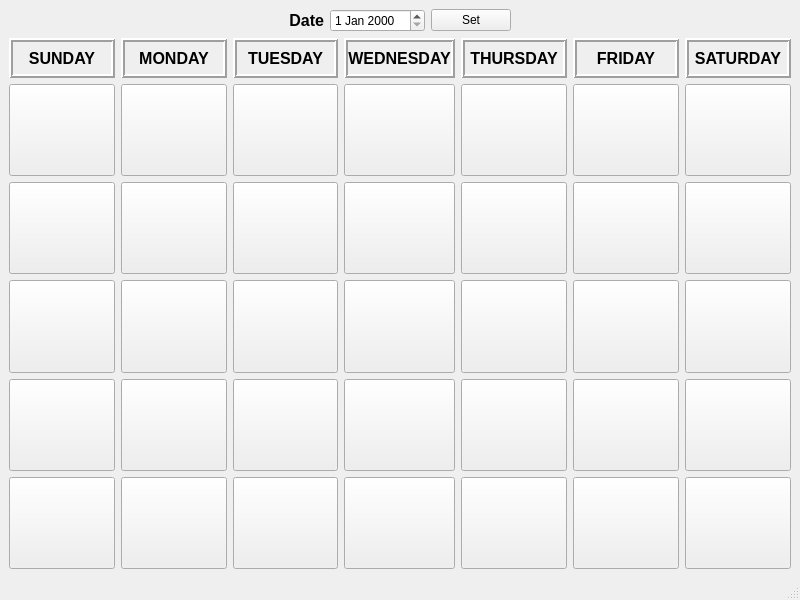
<?xml version="1.0" encoding="UTF-8"?>
<ui version="4.0">
 <class>MonthlyViewWindow</class>
 <widget class="QMainWindow" name="MonthlyViewWindow">
  <property name="geometry">
   <rect>
    <x>0</x>
    <y>0</y>
    <width>800</width>
    <height>600</height>
   </rect>
  </property>
  <property name="windowTitle">
   <string>MainWindow</string>
  </property>
  <widget class="QWidget" name="centralwidget">
   <layout class="QVBoxLayout" name="verticalLayout_2">
    <item>
     <layout class="QHBoxLayout" name="horizontalLayout">
      <item>
       <spacer name="horizontalSpacer_2">
        <property name="orientation">
         <enum>Qt::Horizontal</enum>
        </property>
        <property name="sizeHint" stdset="0">
         <size>
          <width>40</width>
          <height>20</height>
         </size>
        </property>
       </spacer>
      </item>
      <item>
       <widget class="QLabel" name="label">
        <property name="font">
         <font>
          <pointsize>12</pointsize>
          <weight>75</weight>
          <bold>true</bold>
         </font>
        </property>
        <property name="text">
         <string>Date</string>
        </property>
        <property name="alignment">
         <set>Qt::AlignRight|Qt::AlignTrailing|Qt::AlignVCenter</set>
        </property>
       </widget>
      </item>
      <item>
       <widget class="QDateEdit" name="dateEdit"/>
      </item>
      <item>
       <widget class="QPushButton" name="setDateButton">
        <property name="text">
         <string>Set</string>
        </property>
       </widget>
      </item>
      <item>
       <spacer name="horizontalSpacer">
        <property name="orientation">
         <enum>Qt::Horizontal</enum>
        </property>
        <property name="sizeType">
         <enum>QSizePolicy::Expanding</enum>
        </property>
        <property name="sizeHint" stdset="0">
         <size>
          <width>40</width>
          <height>20</height>
         </size>
        </property>
       </spacer>
      </item>
     </layout>
    </item>
    <item>
     <layout class="QVBoxLayout" name="verticalLayout">
      <item>
       <layout class="QGridLayout" name="gridLayout" rowstretch="0,0,0,0,0,0">
        <property name="horizontalSpacing">
         <number>6</number>
        </property>
        <item row="1" column="4">
         <widget class="QPushButton" name="panel_5">
          <property name="sizePolicy">
           <sizepolicy hsizetype="Minimum" vsizetype="Expanding">
            <horstretch>0</horstretch>
            <verstretch>0</verstretch>
           </sizepolicy>
          </property>
          <property name="text">
           <string/>
          </property>
         </widget>
        </item>
        <item row="1" column="0">
         <widget class="QPushButton" name="panel_1">
          <property name="sizePolicy">
           <sizepolicy hsizetype="Minimum" vsizetype="Expanding">
            <horstretch>0</horstretch>
            <verstretch>0</verstretch>
           </sizepolicy>
          </property>
          <property name="text">
           <string/>
          </property>
         </widget>
        </item>
        <item row="5" column="0">
         <widget class="QPushButton" name="pushButton_7">
          <property name="sizePolicy">
           <sizepolicy hsizetype="Minimum" vsizetype="Expanding">
            <horstretch>0</horstretch>
            <verstretch>0</verstretch>
           </sizepolicy>
          </property>
          <property name="text">
           <string/>
          </property>
         </widget>
        </item>
        <item row="0" column="3">
         <widget class="QLabel" name="WednesdayLabel">
          <property name="sizePolicy">
           <sizepolicy hsizetype="Preferred" vsizetype="Preferred">
            <horstretch>0</horstretch>
            <verstretch>0</verstretch>
           </sizepolicy>
          </property>
          <property name="maximumSize">
           <size>
            <width>16777215</width>
            <height>16777215</height>
           </size>
          </property>
          <property name="sizeIncrement">
           <size>
            <width>0</width>
            <height>0</height>
           </size>
          </property>
          <property name="baseSize">
           <size>
            <width>0</width>
            <height>0</height>
           </size>
          </property>
          <property name="font">
           <font>
            <pointsize>12</pointsize>
            <weight>75</weight>
            <bold>true</bold>
           </font>
          </property>
          <property name="frameShape">
           <enum>QFrame::Box</enum>
          </property>
          <property name="frameShadow">
           <enum>QFrame::Raised</enum>
          </property>
          <property name="lineWidth">
           <number>2</number>
          </property>
          <property name="text">
           <string>WEDNESDAY</string>
          </property>
          <property name="alignment">
           <set>Qt::AlignCenter</set>
          </property>
         </widget>
        </item>
        <item row="0" column="0">
         <widget class="QLabel" name="SundayLabel">
          <property name="sizePolicy">
           <sizepolicy hsizetype="Preferred" vsizetype="Preferred">
            <horstretch>0</horstretch>
            <verstretch>0</verstretch>
           </sizepolicy>
          </property>
          <property name="minimumSize">
           <size>
            <width>0</width>
            <height>40</height>
           </size>
          </property>
          <property name="maximumSize">
           <size>
            <width>16777215</width>
            <height>16777215</height>
           </size>
          </property>
          <property name="sizeIncrement">
           <size>
            <width>0</width>
            <height>0</height>
           </size>
          </property>
          <property name="baseSize">
           <size>
            <width>0</width>
            <height>0</height>
           </size>
          </property>
          <property name="font">
           <font>
            <pointsize>12</pointsize>
            <weight>75</weight>
            <bold>true</bold>
           </font>
          </property>
          <property name="frameShape">
           <enum>QFrame::Box</enum>
          </property>
          <property name="frameShadow">
           <enum>QFrame::Raised</enum>
          </property>
          <property name="lineWidth">
           <number>2</number>
          </property>
          <property name="text">
           <string>SUNDAY</string>
          </property>
          <property name="alignment">
           <set>Qt::AlignCenter</set>
          </property>
         </widget>
        </item>
        <item row="1" column="5">
         <widget class="QPushButton" name="panel_6">
          <property name="sizePolicy">
           <sizepolicy hsizetype="Minimum" vsizetype="Expanding">
            <horstretch>0</horstretch>
            <verstretch>0</verstretch>
           </sizepolicy>
          </property>
          <property name="text">
           <string/>
          </property>
         </widget>
        </item>
        <item row="4" column="5">
         <widget class="QPushButton" name="pushButton_5">
          <property name="sizePolicy">
           <sizepolicy hsizetype="Minimum" vsizetype="Expanding">
            <horstretch>0</horstretch>
            <verstretch>0</verstretch>
           </sizepolicy>
          </property>
          <property name="text">
           <string/>
          </property>
         </widget>
        </item>
        <item row="3" column="0">
         <widget class="QPushButton" name="pushButton_4">
          <property name="sizePolicy">
           <sizepolicy hsizetype="Minimum" vsizetype="Expanding">
            <horstretch>0</horstretch>
            <verstretch>0</verstretch>
           </sizepolicy>
          </property>
          <property name="text">
           <string/>
          </property>
         </widget>
        </item>
        <item row="0" column="6">
         <widget class="QLabel" name="SaturdayLabel">
          <property name="sizePolicy">
           <sizepolicy hsizetype="Preferred" vsizetype="Preferred">
            <horstretch>0</horstretch>
            <verstretch>0</verstretch>
           </sizepolicy>
          </property>
          <property name="maximumSize">
           <size>
            <width>16777215</width>
            <height>16777215</height>
           </size>
          </property>
          <property name="sizeIncrement">
           <size>
            <width>0</width>
            <height>0</height>
           </size>
          </property>
          <property name="baseSize">
           <size>
            <width>0</width>
            <height>0</height>
           </size>
          </property>
          <property name="font">
           <font>
            <pointsize>12</pointsize>
            <weight>75</weight>
            <bold>true</bold>
           </font>
          </property>
          <property name="frameShape">
           <enum>QFrame::Box</enum>
          </property>
          <property name="frameShadow">
           <enum>QFrame::Raised</enum>
          </property>
          <property name="lineWidth">
           <number>2</number>
          </property>
          <property name="text">
           <string>SATURDAY</string>
          </property>
          <property name="alignment">
           <set>Qt::AlignCenter</set>
          </property>
         </widget>
        </item>
        <item row="5" column="3">
         <widget class="QPushButton" name="pushButton_24">
          <property name="sizePolicy">
           <sizepolicy hsizetype="Minimum" vsizetype="Expanding">
            <horstretch>0</horstretch>
            <verstretch>0</verstretch>
           </sizepolicy>
          </property>
          <property name="text">
           <string/>
          </property>
         </widget>
        </item>
        <item row="0" column="4">
         <widget class="QLabel" name="ThursdayLabel">
          <property name="sizePolicy">
           <sizepolicy hsizetype="Preferred" vsizetype="Preferred">
            <horstretch>0</horstretch>
            <verstretch>0</verstretch>
           </sizepolicy>
          </property>
          <property name="maximumSize">
           <size>
            <width>16777215</width>
            <height>16777215</height>
           </size>
          </property>
          <property name="sizeIncrement">
           <size>
            <width>0</width>
            <height>0</height>
           </size>
          </property>
          <property name="baseSize">
           <size>
            <width>0</width>
            <height>0</height>
           </size>
          </property>
          <property name="font">
           <font>
            <pointsize>12</pointsize>
            <weight>75</weight>
            <bold>true</bold>
           </font>
          </property>
          <property name="frameShape">
           <enum>QFrame::Box</enum>
          </property>
          <property name="frameShadow">
           <enum>QFrame::Raised</enum>
          </property>
          <property name="lineWidth">
           <number>2</number>
          </property>
          <property name="text">
           <string>THURSDAY</string>
          </property>
          <property name="alignment">
           <set>Qt::AlignCenter</set>
          </property>
         </widget>
        </item>
        <item row="2" column="0">
         <widget class="QPushButton" name="panel_8">
          <property name="sizePolicy">
           <sizepolicy hsizetype="Minimum" vsizetype="Expanding">
            <horstretch>0</horstretch>
            <verstretch>0</verstretch>
           </sizepolicy>
          </property>
          <property name="text">
           <string/>
          </property>
         </widget>
        </item>
        <item row="0" column="5">
         <widget class="QLabel" name="FridayLabel">
          <property name="sizePolicy">
           <sizepolicy hsizetype="Preferred" vsizetype="Preferred">
            <horstretch>0</horstretch>
            <verstretch>0</verstretch>
           </sizepolicy>
          </property>
          <property name="maximumSize">
           <size>
            <width>16777215</width>
            <height>16777215</height>
           </size>
          </property>
          <property name="sizeIncrement">
           <size>
            <width>0</width>
            <height>0</height>
           </size>
          </property>
          <property name="baseSize">
           <size>
            <width>0</width>
            <height>0</height>
           </size>
          </property>
          <property name="font">
           <font>
            <pointsize>12</pointsize>
            <weight>75</weight>
            <bold>true</bold>
           </font>
          </property>
          <property name="frameShape">
           <enum>QFrame::Box</enum>
          </property>
          <property name="frameShadow">
           <enum>QFrame::Raised</enum>
          </property>
          <property name="lineWidth">
           <number>2</number>
          </property>
          <property name="text">
           <string>FRIDAY</string>
          </property>
          <property name="alignment">
           <set>Qt::AlignCenter</set>
          </property>
         </widget>
        </item>
        <item row="4" column="2">
         <widget class="QPushButton" name="pushButton_2">
          <property name="sizePolicy">
           <sizepolicy hsizetype="Minimum" vsizetype="Expanding">
            <horstretch>0</horstretch>
            <verstretch>0</verstretch>
           </sizepolicy>
          </property>
          <property name="text">
           <string/>
          </property>
         </widget>
        </item>
        <item row="2" column="2">
         <widget class="QPushButton" name="panel_10">
          <property name="sizePolicy">
           <sizepolicy hsizetype="Minimum" vsizetype="Expanding">
            <horstretch>0</horstretch>
            <verstretch>0</verstretch>
           </sizepolicy>
          </property>
          <property name="text">
           <string/>
          </property>
         </widget>
        </item>
        <item row="2" column="5">
         <widget class="QPushButton" name="pushButton_35">
          <property name="sizePolicy">
           <sizepolicy hsizetype="Minimum" vsizetype="Expanding">
            <horstretch>0</horstretch>
            <verstretch>0</verstretch>
           </sizepolicy>
          </property>
          <property name="text">
           <string/>
          </property>
         </widget>
        </item>
        <item row="1" column="3">
         <widget class="QPushButton" name="panel_4">
          <property name="sizePolicy">
           <sizepolicy hsizetype="Minimum" vsizetype="Expanding">
            <horstretch>0</horstretch>
            <verstretch>0</verstretch>
           </sizepolicy>
          </property>
          <property name="text">
           <string/>
          </property>
         </widget>
        </item>
        <item row="3" column="4">
         <widget class="QPushButton" name="pushButton_20">
          <property name="sizePolicy">
           <sizepolicy hsizetype="Minimum" vsizetype="Expanding">
            <horstretch>0</horstretch>
            <verstretch>0</verstretch>
           </sizepolicy>
          </property>
          <property name="text">
           <string/>
          </property>
         </widget>
        </item>
        <item row="5" column="5">
         <widget class="QPushButton" name="pushButton_33">
          <property name="sizePolicy">
           <sizepolicy hsizetype="Minimum" vsizetype="Expanding">
            <horstretch>0</horstretch>
            <verstretch>0</verstretch>
           </sizepolicy>
          </property>
          <property name="text">
           <string/>
          </property>
         </widget>
        </item>
        <item row="3" column="1">
         <widget class="QPushButton" name="pushButton_8">
          <property name="sizePolicy">
           <sizepolicy hsizetype="Minimum" vsizetype="Expanding">
            <horstretch>0</horstretch>
            <verstretch>0</verstretch>
           </sizepolicy>
          </property>
          <property name="text">
           <string/>
          </property>
         </widget>
        </item>
        <item row="3" column="6">
         <widget class="QPushButton" name="pushButton_30">
          <property name="sizePolicy">
           <sizepolicy hsizetype="Minimum" vsizetype="Expanding">
            <horstretch>0</horstretch>
            <verstretch>0</verstretch>
           </sizepolicy>
          </property>
          <property name="text">
           <string/>
          </property>
         </widget>
        </item>
        <item row="4" column="4">
         <widget class="QPushButton" name="pushButton_22">
          <property name="sizePolicy">
           <sizepolicy hsizetype="Minimum" vsizetype="Expanding">
            <horstretch>0</horstretch>
            <verstretch>0</verstretch>
           </sizepolicy>
          </property>
          <property name="text">
           <string/>
          </property>
         </widget>
        </item>
        <item row="0" column="1">
         <widget class="QLabel" name="MondayLabel">
          <property name="sizePolicy">
           <sizepolicy hsizetype="Preferred" vsizetype="Preferred">
            <horstretch>0</horstretch>
            <verstretch>0</verstretch>
           </sizepolicy>
          </property>
          <property name="maximumSize">
           <size>
            <width>16777215</width>
            <height>16777215</height>
           </size>
          </property>
          <property name="sizeIncrement">
           <size>
            <width>0</width>
            <height>0</height>
           </size>
          </property>
          <property name="baseSize">
           <size>
            <width>0</width>
            <height>0</height>
           </size>
          </property>
          <property name="font">
           <font>
            <pointsize>12</pointsize>
            <weight>75</weight>
            <bold>true</bold>
           </font>
          </property>
          <property name="frameShape">
           <enum>QFrame::Box</enum>
          </property>
          <property name="frameShadow">
           <enum>QFrame::Raised</enum>
          </property>
          <property name="lineWidth">
           <number>2</number>
          </property>
          <property name="text">
           <string>MONDAY</string>
          </property>
          <property name="alignment">
           <set>Qt::AlignCenter</set>
          </property>
         </widget>
        </item>
        <item row="3" column="5">
         <widget class="QPushButton" name="pushButton_31">
          <property name="sizePolicy">
           <sizepolicy hsizetype="Minimum" vsizetype="Expanding">
            <horstretch>0</horstretch>
            <verstretch>0</verstretch>
           </sizepolicy>
          </property>
          <property name="text">
           <string/>
          </property>
         </widget>
        </item>
        <item row="5" column="1">
         <widget class="QPushButton" name="pushButton_29">
          <property name="sizePolicy">
           <sizepolicy hsizetype="Minimum" vsizetype="Expanding">
            <horstretch>0</horstretch>
            <verstretch>0</verstretch>
           </sizepolicy>
          </property>
          <property name="text">
           <string/>
          </property>
         </widget>
        </item>
        <item row="1" column="2">
         <widget class="QPushButton" name="panel_3">
          <property name="sizePolicy">
           <sizepolicy hsizetype="Minimum" vsizetype="Expanding">
            <horstretch>0</horstretch>
            <verstretch>0</verstretch>
           </sizepolicy>
          </property>
          <property name="text">
           <string/>
          </property>
         </widget>
        </item>
        <item row="1" column="6">
         <widget class="QPushButton" name="panel_7">
          <property name="sizePolicy">
           <sizepolicy hsizetype="Minimum" vsizetype="Expanding">
            <horstretch>0</horstretch>
            <verstretch>0</verstretch>
           </sizepolicy>
          </property>
          <property name="text">
           <string/>
          </property>
         </widget>
        </item>
        <item row="3" column="3">
         <widget class="QPushButton" name="pushButton_21">
          <property name="sizePolicy">
           <sizepolicy hsizetype="Minimum" vsizetype="Expanding">
            <horstretch>0</horstretch>
            <verstretch>0</verstretch>
           </sizepolicy>
          </property>
          <property name="text">
           <string/>
          </property>
         </widget>
        </item>
        <item row="5" column="4">
         <widget class="QPushButton" name="pushButton_27">
          <property name="sizePolicy">
           <sizepolicy hsizetype="Minimum" vsizetype="Expanding">
            <horstretch>0</horstretch>
            <verstretch>0</verstretch>
           </sizepolicy>
          </property>
          <property name="text">
           <string/>
          </property>
         </widget>
        </item>
        <item row="3" column="2">
         <widget class="QPushButton" name="pushButton_3">
          <property name="sizePolicy">
           <sizepolicy hsizetype="Minimum" vsizetype="Expanding">
            <horstretch>0</horstretch>
            <verstretch>0</verstretch>
           </sizepolicy>
          </property>
          <property name="text">
           <string/>
          </property>
         </widget>
        </item>
        <item row="4" column="1">
         <widget class="QPushButton" name="pushButton_9">
          <property name="sizePolicy">
           <sizepolicy hsizetype="Minimum" vsizetype="Expanding">
            <horstretch>0</horstretch>
            <verstretch>0</verstretch>
           </sizepolicy>
          </property>
          <property name="text">
           <string/>
          </property>
         </widget>
        </item>
        <item row="2" column="1">
         <widget class="QPushButton" name="panel_9">
          <property name="sizePolicy">
           <sizepolicy hsizetype="Minimum" vsizetype="Expanding">
            <horstretch>0</horstretch>
            <verstretch>0</verstretch>
           </sizepolicy>
          </property>
          <property name="text">
           <string/>
          </property>
         </widget>
        </item>
        <item row="2" column="6">
         <widget class="QPushButton" name="pushButton_28">
          <property name="sizePolicy">
           <sizepolicy hsizetype="Minimum" vsizetype="Expanding">
            <horstretch>0</horstretch>
            <verstretch>0</verstretch>
           </sizepolicy>
          </property>
          <property name="text">
           <string/>
          </property>
         </widget>
        </item>
        <item row="2" column="4">
         <widget class="QPushButton" name="pushButton_23">
          <property name="sizePolicy">
           <sizepolicy hsizetype="Minimum" vsizetype="Expanding">
            <horstretch>0</horstretch>
            <verstretch>0</verstretch>
           </sizepolicy>
          </property>
          <property name="text">
           <string/>
          </property>
         </widget>
        </item>
        <item row="4" column="0">
         <widget class="QPushButton" name="pushButton_6">
          <property name="sizePolicy">
           <sizepolicy hsizetype="Minimum" vsizetype="Expanding">
            <horstretch>0</horstretch>
            <verstretch>0</verstretch>
           </sizepolicy>
          </property>
          <property name="text">
           <string/>
          </property>
         </widget>
        </item>
        <item row="1" column="1">
         <widget class="QPushButton" name="panel_2">
          <property name="sizePolicy">
           <sizepolicy hsizetype="Minimum" vsizetype="Expanding">
            <horstretch>0</horstretch>
            <verstretch>0</verstretch>
           </sizepolicy>
          </property>
          <property name="text">
           <string/>
          </property>
         </widget>
        </item>
        <item row="5" column="2">
         <widget class="QPushButton" name="pushButton_25">
          <property name="sizePolicy">
           <sizepolicy hsizetype="Minimum" vsizetype="Expanding">
            <horstretch>0</horstretch>
            <verstretch>0</verstretch>
           </sizepolicy>
          </property>
          <property name="text">
           <string/>
          </property>
         </widget>
        </item>
        <item row="5" column="6">
         <widget class="QPushButton" name="pushButton_32">
          <property name="sizePolicy">
           <sizepolicy hsizetype="Minimum" vsizetype="Expanding">
            <horstretch>0</horstretch>
            <verstretch>0</verstretch>
           </sizepolicy>
          </property>
          <property name="text">
           <string/>
          </property>
         </widget>
        </item>
        <item row="4" column="3">
         <widget class="QPushButton" name="pushButton_26">
          <property name="sizePolicy">
           <sizepolicy hsizetype="Minimum" vsizetype="Expanding">
            <horstretch>0</horstretch>
            <verstretch>0</verstretch>
           </sizepolicy>
          </property>
          <property name="text">
           <string/>
          </property>
         </widget>
        </item>
        <item row="0" column="2">
         <widget class="QLabel" name="TuesdayLabel">
          <property name="sizePolicy">
           <sizepolicy hsizetype="Preferred" vsizetype="Preferred">
            <horstretch>0</horstretch>
            <verstretch>0</verstretch>
           </sizepolicy>
          </property>
          <property name="maximumSize">
           <size>
            <width>16777215</width>
            <height>16777215</height>
           </size>
          </property>
          <property name="sizeIncrement">
           <size>
            <width>0</width>
            <height>0</height>
           </size>
          </property>
          <property name="baseSize">
           <size>
            <width>0</width>
            <height>0</height>
           </size>
          </property>
          <property name="font">
           <font>
            <pointsize>12</pointsize>
            <weight>75</weight>
            <bold>true</bold>
           </font>
          </property>
          <property name="frameShape">
           <enum>QFrame::Box</enum>
          </property>
          <property name="frameShadow">
           <enum>QFrame::Raised</enum>
          </property>
          <property name="lineWidth">
           <number>2</number>
          </property>
          <property name="text">
           <string>TUESDAY</string>
          </property>
          <property name="alignment">
           <set>Qt::AlignCenter</set>
          </property>
         </widget>
        </item>
        <item row="4" column="6">
         <widget class="QPushButton" name="pushButton_34">
          <property name="sizePolicy">
           <sizepolicy hsizetype="Minimum" vsizetype="Expanding">
            <horstretch>0</horstretch>
            <verstretch>0</verstretch>
           </sizepolicy>
          </property>
          <property name="text">
           <string/>
          </property>
         </widget>
        </item>
        <item row="2" column="3">
         <widget class="QPushButton" name="panel_11">
          <property name="sizePolicy">
           <sizepolicy hsizetype="Minimum" vsizetype="Expanding">
            <horstretch>0</horstretch>
            <verstretch>0</verstretch>
           </sizepolicy>
          </property>
          <property name="text">
           <string/>
          </property>
         </widget>
        </item>
       </layout>
      </item>
     </layout>
    </item>
   </layout>
  </widget>
  <widget class="QMenuBar" name="menubar">
   <property name="geometry">
    <rect>
     <x>0</x>
     <y>0</y>
     <width>800</width>
     <height>21</height>
    </rect>
   </property>
  </widget>
  <widget class="QStatusBar" name="statusbar"/>
 </widget>
 <resources/>
 <connections/>
</ui>
